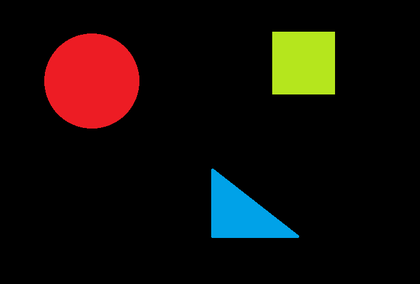
%> input picture 17_centroid/figures.png, 420 x 284 px, shrunk from 702 x 475 before the run
$ octave circle.m   (GNU Octave 9; MATLAB toolbox functions it lacks are replaced by stand-ins)
%> lines starting %> are read from the running program, lines starting %| are printed output that depends on the picture; in (x1, y1, x2, y2) boxes, pixels count from 0 and x2, y2 are one past the last pixel; in counts of white or black regions, pixels touching at a corner belong together; the program's own positions count from 1
clc, clear all, close all

image = imread('figures.png');
%> image is the input picture: size 284x420x3 uint8; mean R, G, B 20.1, 13.7, 9.4

[rows, cols, channels] = size(image);
%> rows = 284; cols = 420; channels = 3

output = zeros(rows, cols, channels);

for i = 1:rows
	for j = 1:cols
		if image(i, j, 1) > 200 && image(i, j, 2) < 100 && image(i, j, 3) < 50
			output(i, j, 1) = 255;
			output(i, j, 2) = 0;
			output(i, j, 3) = 0;
		end
	end
end
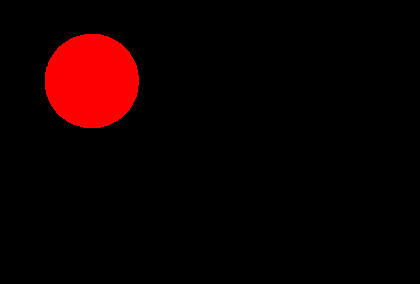
%> output: size 284x420x3 double; mean R, G, B 15, 0, 0

row_counter = zeros(1, rows);
col_counter = zeros(1, cols);
for i = 1:rows
	for j = 1:cols
		if output(i, j, 1) == 255
			row_counter(i) = row_counter(i) + 1;
			col_counter(j) = col_counter(j) + 1;
		end
	end
end
%> after the loop, col_counter = 420 values, max 94 at index 85, min 0 at index 1, mean 16.68; row_counter = 284 values, max 94 at index 76, min 0 at index 1, mean 24.67

row_max = max(row_counter) - 10;
%> row_max = 84
col_max = max(col_counter) - 10;
%> col_max = 84

figure, plot(row_counter);
%> after `plot(row_counter)`:
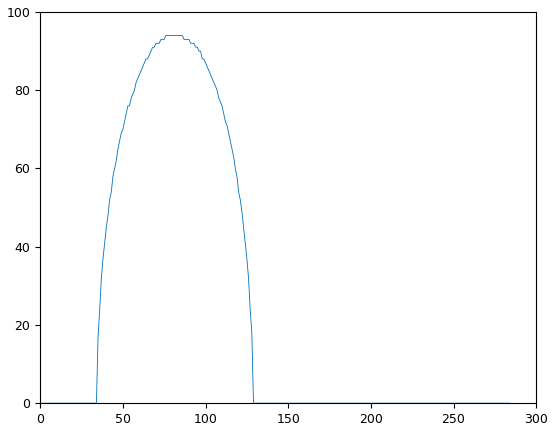
%> figure redrawn from the program's plot data; curve peaks at x = 76, y = 94
figure, plot(col_counter);
%> after `plot(col_counter)`:
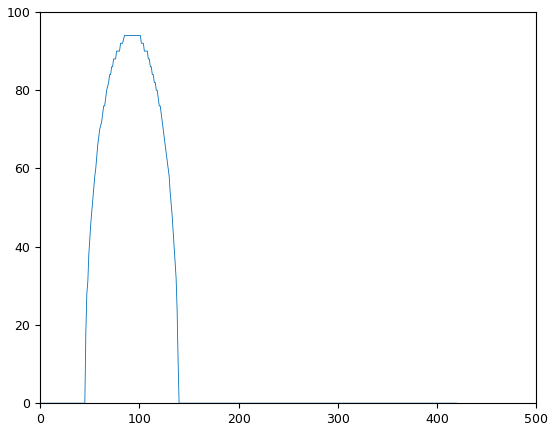
%> figure redrawn from the program's plot data; curve peaks at x = 85, y = 94

imin = 0; rmin = 0;
while rmin < row_max
	imin = imin + 1;
	rmin = row_counter(imin);
end
%> this loop made 60 passes
%> rmin on passes 1 to 12: 0, 0, 0, 0, 0, 0, 0, 0, 0, 0, 0, 0

jmin = 0; cmin = 0;
while cmin < col_max
	jmin = jmin + 1;
	cmin = col_counter(jmin);
end
%> this loop made 70 passes
%> after the loop, jmin = 70

i = imin; j = jmin;
%> after `i = imin`: i = 60
%> after `j = jmin`: j = 70
while i <= rows
	if row_counter(i) >= row_max
		imax = i;
	end
	i = i + 1;
end
%> after the loop, i = 285

while j <= cols
	if col_counter(j) >= col_max
		jmax = j;
	end
	j = j + 1;
end
%> after the loop, j = 421

x = round((imin + imax) / 2);
%> x = 82
y = round((jmin + jmax) / 2);
%> y = 92

output(x-1:x+1, y-1:y+1) = 0;
%> output: size 284x420x3 double; 0.01% of pixels changed, all inside (x1, y1, x2, y2) = (90, 80, 93, 83)

figure, imshow(output);
